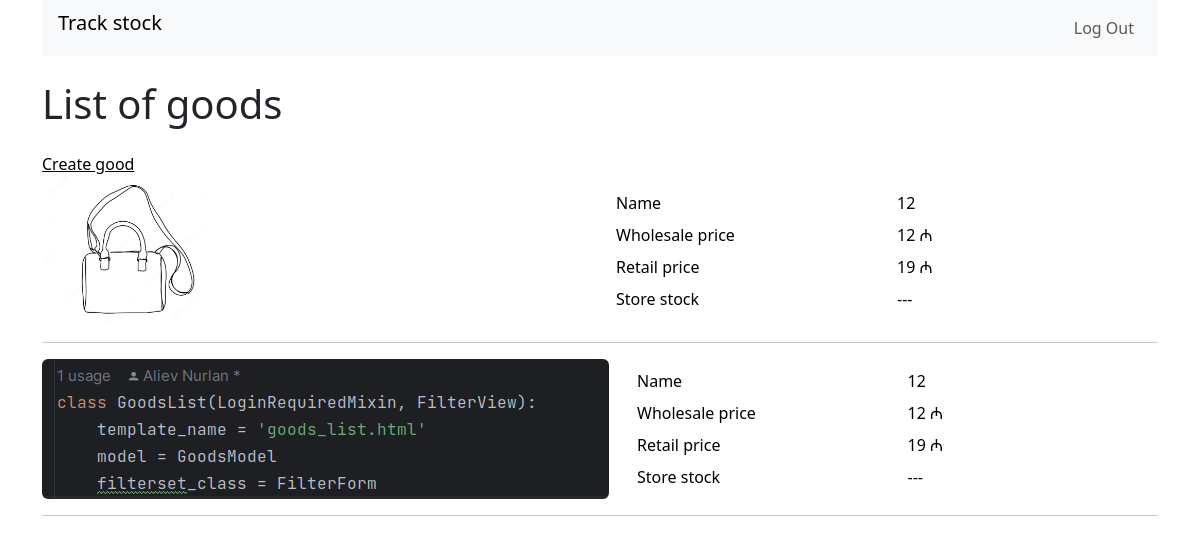
Before: /goods/ (signed in) with the older database file.
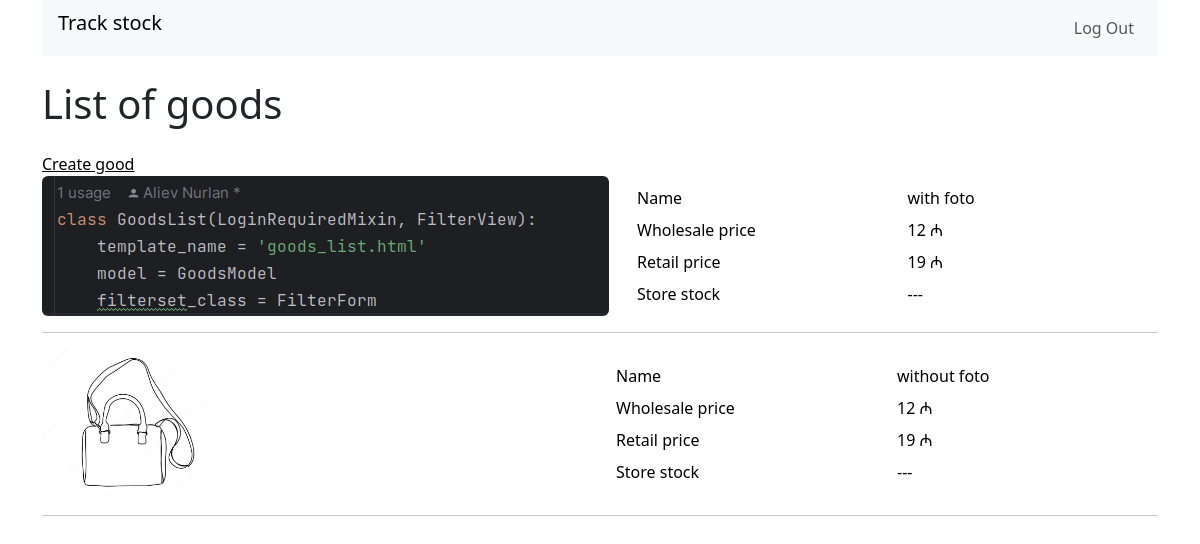
After: the same page with the newer database file.
### goods_map/goods/models.py (models this page shows, shortened)
class GoodsModel(models.Model):
    name = models.CharField(max_length=50)
    images = models.ImageField(upload_to='images', null=True, blank=True)
    cost_price = models.PositiveSmallIntegerField(null=True)
    wholesale_price = models.PositiveSmallIntegerField(null=True)
    retail_price = models.PositiveSmallIntegerField(null=True)
    weight = models.FloatField(null=True)
    stock = models.ManyToManyField(StockModel)

### goods_map/goods/views.py (the view)
# urls.py: path('', views.GoodsList.as_view(), name='good_list'),
class GoodsList(LoginRequiredMixin, FilterView):
    template_name = 'goods_list.html'
    model = GoodsModel
    filterset_class = FilterForm

### goods_map/goods/templates/goods_list.html
{% extends "base.html" %}
{% load bootstrap4 %}
{% load static %}
{% block main %}
<h1 class="my-4">List of goods</h1>
<a class="text-black" href="{% url 'create_good' %}">Create good</a>
<a class="container">
{% for good in object_list %}
  <a href="{% url 'good_card' pk=good.id %}" class="text-black text-decoration-none"><div class="row align-items-center">
    <div class="col" >
        {% if good.images %}
            <img src="{{ good.images.url }}" class="rounded float-left" alt="Responsive image" style="max-height:150px">
        {% else %}
            <img src="{% static 'goods_map/image_not_found.png' %}" class="rounded float-left" alt="Responsive image" style="max-height:150px">
        {% endif %}
    </div>
    <div class="col">
        <div class="row p-1">
            <div class="col">
                Name
            </div>
            <div class="col">
                {{ good.name }}
            </div>
        </div>
        <div class="row p-1">
            <div class="col">
                Wholesale price
            </div>
            <div class="col">
                {% if good.wholesale_price %}
                {{ good.wholesale_price }} ₼
                {% else %}
                ---
                {% endif %}
            </div>
        </div>
        <div class="row p-1">
            <div class="col">
                Retail price
            </div>
            <div class="col">
                {% if good.retail_price %}
                {{ good.retail_price }} ₼
                {% else %}
                ---
                {% endif %}
            </div>
        </div>
        <div class="row p-1">
            <div class="col">
                Store stock
            </div>
            <div class="col">
                {% if good.stock.all %}
                {% for i in good.stock.all %}
                {{ i }}
                {% endfor %}
                {% else %}
                ---
                {% endif %}
            </div>
        </div>
    </div>
</div></a>
    <hr>
{% endfor %}
{% endblock%}

### goods_map/templates/base.html (shortened to what this page needs)
<!DOCTYPE html>
<html lang="en">
<head>
    <link href="https://cdn.jsdelivr.net/npm/bootstrap@5.3.0/dist/css/bootstrap.min.css" rel="stylesheet">
</head>
  <body class="d-flex flex-column min-vh-100">
     <div class="container wrapper flex-grow-1">
        {% include 'headers.html' %}
            {% block main %}{% endblock %}
     </div>
  </body>
</html>

### goods_map/templates/headers.html (shortened to what this page needs)
<header class="flex-shrink-0">
  <nav class="navbar navbar-expand-md navbar-light bg-light px-3">
    <div id="navbarNav " class="w-100">
      <div class="navbar-nav w-100">
        <div class="nav-item d-flex justify-content-sm-between w-100">
          <div>
            <a class="navbar-brand" href="/">
              Track stock
            </a>
          </div>
          <div class="d-flex">
            {% if request.user.is_authenticated %}
              <form action="/logout/" method="post">
                <input class="btn nav-link" type="submit" value="Log Out">
              </form>
            {% else %}
              <a class="nav-link " href="{% url 'login' %}">Log In</a>
            {% endif %}
          </div>
        </div>
      </div>
    </div>
  </nav>
</header>

Changed rows visible on the page:
removed GoodsModel: images (picture), name "12", wholesale_price "12", retail_price "19"
changed GoodsModel: name "12" → "with foto"
added GoodsModel: name "without foto", wholesale_price "12", retail_price "19"
